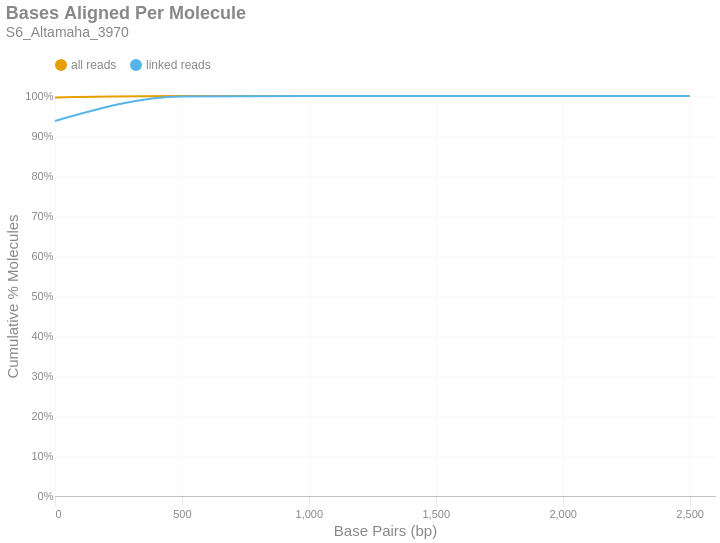

Source (notebook cell):
### Markdown cell above
### Bases Aligned Per Molecule
This is a cumulative frequency distribution showing the number of base pairs aligned per unique molecule. These data are shown in 500 bp bins. There are two distributions: one with `all reads` (yellow) and another with only `linked reads` (blue). The percent of molecules in the `linked reads` distribution is relative to the total number of linked molecules.

### Code cell
if SKIPLR:
    print_html(f"Skipped")
else:
    binned_df = consolidated_hist(valids['aligned_bp'], mask, 500, True)
    with SafeRender(binned_df):
        (
            density_plot(binned_df, 'Bases Aligned Per Molecule', samplename, 'basesper')
            .encode(
                x=alt.X('bin:Q', title="Base Pairs (bp)").axis(tickMinStep=500).scale(padding=0),
                y=alt.Y('value:Q', title='Cumulative % Molecules')
                    .axis(format='%')
                    .scale(domain = [0,1])
                    .stack(False),
                color=alt.Color("key:N").scale(domain = ["all reads", "linked reads"]),
                tooltip = [
                    alt.Tooltip("key:N", title = "Data Type"),
                    alt.Tooltip("range_label:N", title="Bases Aligned Per Molecule"),
                    alt.Tooltip("value:Q", format = ".2%", title="% Molecules (Cum.)")
                ]
            )
        ).display()

### Figure 1 — Vega-Lite specification as saved in the notebook (floating-point values rounded to 4 significant figures)
{"width": "container", "height": 400, "config": {"title": {"anchor": "start", "dy": -15, "fontSize": 18, "color": "#888888", "subtitleColor": "#888888", "subtitleFontSize": 14}, "arc": {"fill": "#0072B2"}, "axis": {"domainColor": "#888888", "domainWidth": 0.5, "gridWidth": 0.2, "grid": false, "titleFontWeight": 400, "titleFontSize": 15, "labelFontSize": 11, "labelColor": "#888888", "tickColor": "#888888", "tickWidth": 0.2, "titleColor": "#888888"}, "axisBand": {"grid": false}, "axisX": {"grid": true, "tickSize": 10, "domainCap": "round"}, "axisY": {"domain": false, "grid": true, "tickSize": 0, "domainCap": "round"}, "background": "transparent", "header": {"labelFontSize": 15, "labelColor": "#888888", "titleFontSize": 15, "titleFontWeight": 600, "titleColor": "#888888"}, "legend": {"labelFont": "sans-serif", "labelFontSize": 12, "labelColor": "#888888", "symbolSize": 100, "symbolType": "circle", "titleFontSize": 12, "titlePadding": 10, "titleColor": "#888888", "title": null, "orient": "top"}, "range": {"category": ["#E69F00", "#56B4E9", "#009E73", "#F0E442", "#0072B2", "#D55E00", "#CC79A7", "#000000"], "diverging": ["#cfe8f3", "#a2d4ec", "#73bfe2", "#46abdb", "#1696d2", "#12719e"]}, "area": {"fill": "#0072B2", "fillOpacity": 0.7, "line": true, "strokeOpacity": 0.7}, "line": {"color": "#0072B2", "stroke": "#0072B2", "strokeWidth": 2}, "trail": {"color": "#0072B2", "stroke": "#0072B2", "strokeWidth": 0, "size": 1}, "point": {"filled": true, "fillOpacity": 1.0, "size": 95}, "text": {"color": "#888888", "fontSize": 11, "align": "right", "fontWeight": 400, "size": 11}, "bar": {"fill": "#0072B2", "stroke": null}, "view": {"stroke": null, "continuousWidth": 660, "continuousHeight": 400}}, "data": {"name": "data-5c1c17d5206e7cdddd1ba42f0520eab0"}, "mark": {"type": "line", "interpolate": "monotone", "point": {"opacity": 0, "size": 275}}, "encoding": {"color": {"field": "key", "scale": {"domain": ["all reads", "linked reads"]}, "type": "nominal"}, "tooltip": [{"field": "key", "title": "Data Type", "type": "nominal"}, {"field": "range_label", "title": "Bases Aligned Per Molecule", "type": "nominal"}, {"field": "value", "format": ".2%", "title": "% Molecules (Cum.)", "type": "quantitative"}], "x": {"axis": {"tickMinStep": 500}, "field": "bin", "scale": {"padding": 0}, "title": "Base Pairs (bp)", "type": "quantitative"}, "y": {"axis": {"format": "%"}, "field": "value", "scale": {"domain": [0, 1]}, "stack": false, "title": "Cumulative % Molecules", "type": "quantitative"}}, "params": [{"name": "param_c36ac31b6afebe62", "select": {"type": "point", "fields": ["key"]}, "bind": "legend"}], "title": {"text": "Bases Aligned Per Molecule", "subtitle": "S6_Altamaha_3970"}, "transform": [{"fold": ["all reads (cumsum)", "linked reads (cumsum)"]}, {"calculate": "replace(datum.key, ' (cumsum)', '')", "as": "key"}, {"filter": {"param": "param_c36ac31b6afebe62"}}], "usermeta": {"embedOptions": {"downloadFileName": "S6_Altamaha_3970.basesper"}}, "$schema": "https://vega.github.io/schema/vega-lite/v6.1.0.json", "datasets": {"data-5c1c17d5206e7cdddd1ba42f0520eab0": [{"bin": "0.0", "interval": "0.0-500.0", "all reads": 0.9965, "linked reads": 0.9377, "all reads (cumsum)": 0.9965, "linked reads (cumsum)": 0.9377, "range_label": "0-499"}, {"bin": "500.0", "interval": "500.0-1000.0", "all reads": 0.003369, "linked reads": 0.06115, "all reads (cumsum)": 0.9999, "linked reads (cumsum)": 0.9988, "range_label": "500-999"}, {"bin": "1000.0", "interval": "1000.0-1500.0", "all reads": 8.082e-05, "linked reads": 0.001136, "all reads (cumsum)": 1.0, "linked reads (cumsum)": 0.9999, "range_label": "1000-1499"}, {"bin": "1500.0", "interval": "1500.0-2000.0", "all reads": 3.585e-06, "linked reads": 4.392e-05, "all reads (cumsum)": 1.0, "linked reads (cumsum)": 1.0, "range_label": "1500-1999"}, {"bin": "2000.0", "interval": "2000.0-2500.0", "all reads": 0.0, "linked reads": 0.0, "all reads (cumsum)": 1.0, "linked reads (cumsum)": 1.0, "range_label": "2000-2499"}, {"bin": "2500.0", "interval": "2500.0-3000.0", "all reads": 3.259e-07, "linked reads": 6.275e-06, "all reads (cumsum)": 1.0, "linked reads (cumsum)": 1.0, "range_label": "2500-2999"}]}}
